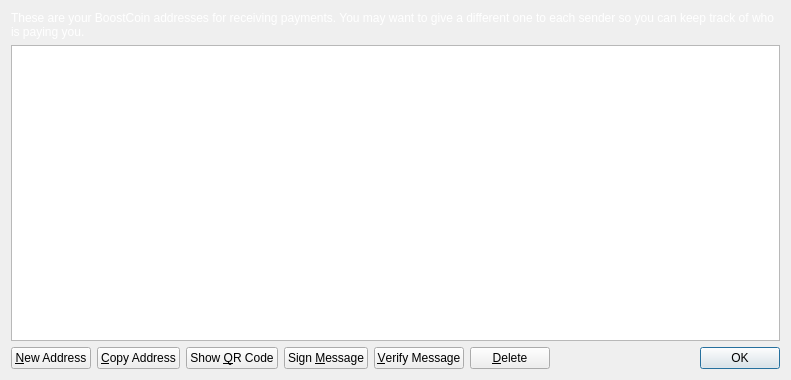
<?xml version="1.0" encoding="UTF-8"?>
<ui version="4.0">
 <class>AddressBookPage</class>
 <widget class="QWidget" name="AddressBookPage">
  <property name="geometry">
   <rect>
    <x>0</x>
    <y>0</y>
    <width>791</width>
    <height>380</height>
   </rect>
  </property>
  <property name="palette">
   <palette>
    <active>
     <colorrole role="WindowText">
      <brush brushstyle="SolidPattern">
       <color alpha="255">
        <red>255</red>
        <green>255</green>
        <blue>255</blue>
       </color>
      </brush>
     </colorrole>
    </active>
    <inactive>
     <colorrole role="WindowText">
      <brush brushstyle="SolidPattern">
       <color alpha="255">
        <red>255</red>
        <green>255</green>
        <blue>255</blue>
       </color>
      </brush>
     </colorrole>
    </inactive>
    <disabled>
     <colorrole role="WindowText">
      <brush brushstyle="SolidPattern">
       <color alpha="255">
        <red>120</red>
        <green>120</green>
        <blue>120</blue>
       </color>
      </brush>
     </colorrole>
    </disabled>
   </palette>
  </property>
  <property name="windowTitle">
   <string>Address Book</string>
  </property>
  <layout class="QVBoxLayout" name="verticalLayout">
   <item>
    <widget class="QLabel" name="labelExplanation">
     <property name="text">
      <string>These are your BoostCoin addresses for receiving payments. You may want to give a different one to each sender so you can keep track of who is paying you.</string>
     </property>
     <property name="textFormat">
      <enum>Qt::PlainText</enum>
     </property>
     <property name="wordWrap">
      <bool>true</bool>
     </property>
    </widget>
   </item>
   <item>
    <widget class="QTableView" name="tableView">
     <property name="contextMenuPolicy">
      <enum>Qt::CustomContextMenu</enum>
     </property>
     <property name="toolTip">
      <string>Double-click to edit address or label</string>
     </property>
     <property name="tabKeyNavigation">
      <bool>false</bool>
     </property>
     <property name="alternatingRowColors">
      <bool>true</bool>
     </property>
     <property name="selectionMode">
      <enum>QAbstractItemView::SingleSelection</enum>
     </property>
     <property name="selectionBehavior">
      <enum>QAbstractItemView::SelectRows</enum>
     </property>
     <property name="sortingEnabled">
      <bool>true</bool>
     </property>
     <attribute name="verticalHeaderVisible">
      <bool>false</bool>
     </attribute>
    </widget>
   </item>
   <item>
    <layout class="QHBoxLayout" name="horizontalLayout">
     <item>
      <widget class="QPushButton" name="newAddressButton">
       <property name="toolTip">
        <string>Create a new address</string>
       </property>
       <property name="text">
        <string>&amp;New Address</string>
       </property>
       <property name="icon">
        <iconset resource="../bitcoin.qrc">
         <normaloff>:/icons/add</normaloff>:/icons/add</iconset>
       </property>
      </widget>
     </item>
     <item>
      <widget class="QPushButton" name="copyToClipboard">
       <property name="toolTip">
        <string>Copy the currently selected address to the system clipboard</string>
       </property>
       <property name="text">
        <string>&amp;Copy Address</string>
       </property>
       <property name="icon">
        <iconset resource="../bitcoin.qrc">
         <normaloff>:/icons/editcopy</normaloff>:/icons/editcopy</iconset>
       </property>
      </widget>
     </item>
     <item>
      <widget class="QPushButton" name="showQRCode">
       <property name="text">
        <string>Show &amp;QR Code</string>
       </property>
       <property name="icon">
        <iconset resource="../bitcoin.qrc">
         <normaloff>:/icons/qrcode</normaloff>:/icons/qrcode</iconset>
       </property>
      </widget>
     </item>
     <item>
      <widget class="QPushButton" name="signMessage">
       <property name="toolTip">
        <string>Sign a message to prove you own a BoostCoin address</string>
       </property>
       <property name="text">
        <string>Sign &amp;Message</string>
       </property>
       <property name="icon">
        <iconset resource="../bitcoin.qrc">
         <normaloff>:/icons/edit</normaloff>:/icons/edit</iconset>
       </property>
      </widget>
     </item>
     <item>
      <widget class="QPushButton" name="verifyMessage">
       <property name="toolTip">
        <string>Verify a message to ensure it was signed with a specified BoostCoin address</string>
       </property>
       <property name="text">
        <string>&amp;Verify Message</string>
       </property>
       <property name="icon">
        <iconset resource="../bitcoin.qrc">
         <normaloff>:/icons/transaction_0</normaloff>:/icons/transaction_0</iconset>
       </property>
      </widget>
     </item>
     <item>
      <widget class="QPushButton" name="deleteButton">
       <property name="toolTip">
        <string>Delete the currently selected address from the list</string>
       </property>
       <property name="text">
        <string>&amp;Delete</string>
       </property>
       <property name="icon">
        <iconset resource="../bitcoin.qrc">
         <normaloff>:/icons/remove</normaloff>:/icons/remove</iconset>
       </property>
      </widget>
     </item>
     <item>
      <spacer name="horizontalSpacer">
       <property name="orientation">
        <enum>Qt::Horizontal</enum>
       </property>
       <property name="sizeHint" stdset="0">
        <size>
         <width>40</width>
         <height>20</height>
        </size>
       </property>
      </spacer>
     </item>
     <item>
      <widget class="QDialogButtonBox" name="buttonBox">
       <property name="sizePolicy">
        <sizepolicy hsizetype="Maximum" vsizetype="Fixed">
         <horstretch>0</horstretch>
         <verstretch>0</verstretch>
        </sizepolicy>
       </property>
       <property name="standardButtons">
        <set>QDialogButtonBox::Ok</set>
       </property>
      </widget>
     </item>
    </layout>
   </item>
  </layout>
 </widget>
 <resources>
  <include location="../bitcoin.qrc"/>
 </resources>
 <connections/>
</ui>
